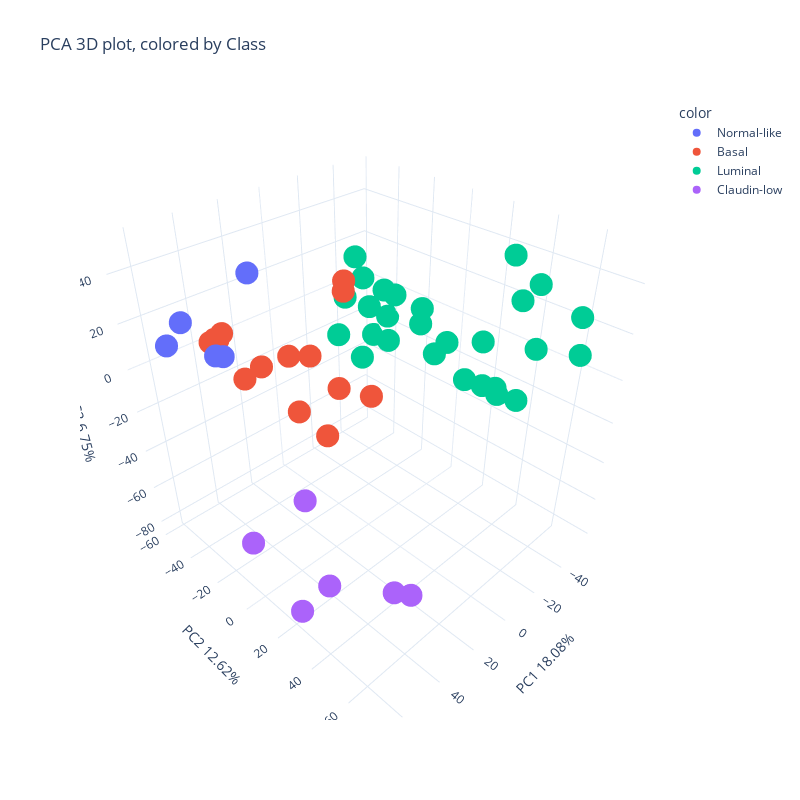

Source (notebook cell):
### Code cell
#Run Principal Component Analysis
pca = PCA(n_components=3)

pca.fit(dataT)
xpca = pca.transform(dataT)

PC1_label = "PC1 {}%".format(round((100*pca.explained_variance_ratio_[0]),2))
PC2_label = "PC2 {}%".format(round((100*pca.explained_variance_ratio_[1]),2))
PC3_label = "PC3 {}%".format(round((100*pca.explained_variance_ratio_[2]),2))

#create dataframe for PCA
df_pca = pd.DataFrame(xpca)
df_pca.columns = [PC1_label,PC2_label,PC3_label]

#visualize
figPCA = px.scatter_3d(df_pca, x=PC1_label, y=PC2_label, z=PC3_label,
                       title="PCA 3D plot, colored by Class", color=cat,
                       template="plotly_white", height=800, width=800)
figPCA.show()

### Figure 1 — Plotly figure (JSON) as saved in the notebook; plotly's stock layout.template omitted (floating-point values rounded to 4 significant figures)
{"data": [{"hovertemplate": "color=Normal-like<br>PC1 18.08%=%{x}<br>PC2 12.62%=%{y}<br>PC3 6.75%=%{z}<extra></extra>", "legendgroup": "Normal-like", "marker": {"color": "#636efa", "symbol": "circle"}, "mode": "markers", "name": "Normal-like", "scene": "scene", "showlegend": true, "type": "scatter3d", "x": [59.68, 46.91, 65.88, 65.85, 63.33], "y": [-8.464, -8.147, -2.895, -21.94, -39.27], "z": [24.42, 50.64, 29.72, 34.44, 17.32]}, {"hovertemplate": "color=Basal<br>PC1 18.08%=%{x}<br>PC2 12.62%=%{y}<br>PC3 6.75%=%{z}<extra></extra>", "legendgroup": "Basal", "marker": {"color": "#EF553B", "symbol": "circle"}, "mode": "markers", "name": "Basal", "scene": "scene", "showlegend": true, "type": "scatter3d", "x": [34.6, 34.29, 35.07, 41.71, 21.36, 50.11, 36.56, 17.78, 32.94, 17.63, 34.83, 30.26, 40.6, 38.35], "y": [-57.24, -48.18, -50.3, 22.26, 6.225, 18.18, -2.916, 5.918, 4.479, 6.083, 36.72, -29.03, -25.94, -47.5], "z": [-0.3381, 7.279, 3.786, -1.902, 0.5781, 10.38, 17.1, 38.89, 18.76, 42.78, 18.2, -1.641, -1.178, 6.581]}, {"hovertemplate": "color=Luminal<br>PC1 18.08%=%{x}<br>PC2 12.62%=%{y}<br>PC3 6.75%=%{z}<extra></extra>", "legendgroup": "Luminal", "marker": {"color": "#00cc96", "symbol": "circle"}, "mode": "markers", "name": "Luminal", "scene": "scene", "showlegend": true, "type": "scatter3d", "x": [-24.14, -40.76, -47.82, -50.21, -40.89, -46.9, -34.14, -54.81, -53.7, -42.0, -17.95, -36.94, -40.91, -37.35, -42.75, -45.71, -49.7, -37.09, -28.52, -17.14, -37.42, -30.05, -54.56, -45.12, -53.06, -48.53, -41.54], "y": [57.48, -56.77, 63.87, 17.91, 43.28, -46.71, -54.73, -51.77, 41.46, 25.39, 18.43, -41.44, 32.66, 36.21, 34.02, 37.56, -0.9828, -21.08, -36.72, -8.341, -6.087, -17.93, -42.0, -49.08, -19.04, 61.73, 16.31], "z": [44.68, -6.434, 9.934, -4.08, -17.06, -9.979, -23.24, -30.16, 0.7136, -18.74, 4.002, -31.27, -16.15, -15.84, 42.16, 23.81, -11.87, 8.622, 23.97, 22.28, 0.1722, -9.729, -16.14, 4.59, -3.074, 24.7, -19.69]}, {"hovertemplate": "color=Claudin-low<br>PC1 18.08%=%{x}<br>PC2 12.62%=%{y}<br>PC3 6.75%=%{z}<extra></extra>", "legendgroup": "Claudin-low", "marker": {"color": "#ab63fa", "symbol": "circle"}, "mode": "markers", "name": "Claudin-low", "scene": "scene", "showlegend": true, "type": "scatter3d", "x": [58.53, 53.74, 53.38, 64.85, 54.37, 47.09], "y": [39.37, 73.45, 65.86, 30.64, 23.4, -24.41], "z": [-50.74, -31.69, -36.98, -66.38, -23.04, -83.17]}], "layout": {"height": 800, "legend": {"title": {"text": "color"}, "tracegroupgap": 0}, "scene": {"domain": {"x": [0, 1], "y": [0, 1]}, "xaxis": {"title": {"text": "PC1 18.08%"}}, "yaxis": {"title": {"text": "PC2 12.62%"}}, "zaxis": {"title": {"text": "PC3 6.75%"}}}, "title": {"text": "PCA 3D plot, colored by Class"}, "width": 800}}
